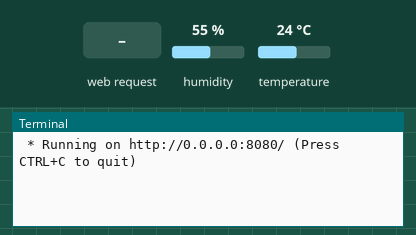
Recording of a program running on a simulated Raspberry Pi (BCM pin numbers). On the bench: the last lines printed to the terminal. Inputs (shaded band) come from the test bench; at power-on: humidity 55 %, temperature 24 °C. The clock reads 2024-03-15 10:24:30 at power-on unless the program sets it.

Above: at 1.2 s.
1.3 s: HTTP request for / received
At 2.3 s:
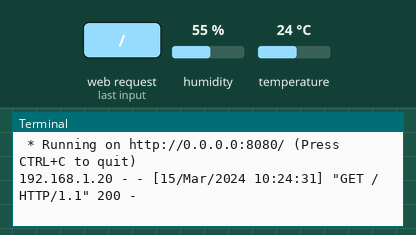
2.8 s: HTTP request for /lab_temp received
At 3.7 s:
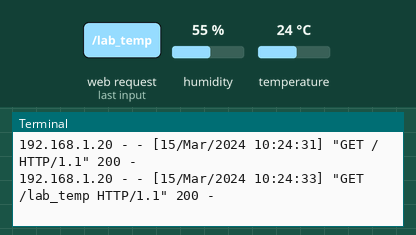

The program:

lab_app_v1.py
```python
'''
FILE NAME
lab_app.py
Version 1

1. WHAT IT DOES
Implements the first version of the project's Flask application.
This version contains a single page that reports current temperature and humidity.

2. REQUIRES
* Any Raspberry Pi

3. ORIGINAL WORK
Raspberry Full Stack 2018, Peter Dalmaris

4. HARDWARE
* Any Raspberry Pi
* DHT11 or 22
* 10KOhm resistor
* Breadboard
* Wires

5. SOFTWARE
Command line terminal
Simple text editor
Libraries:
from flask import Flask, request, render_template

6. WARNING!
None

7. CREATED

8. TYPICAL OUTPUT
A simple web page served by this flask application in the user's browser.
The page contains the current temperature and humidity.

 // 9. COMMENTS
--
 // 10. END
'''

from flask import Flask, request, render_template
import sys
import Adafruit_DHT

app = Flask(__name__)
app.debug = True # Make this False if you are no longer debugging

@app.route("/")
def hello():
    return "Hello World!"

@app.route("/lab_temp")
def lab_temp():
	humidity, temperature = Adafruit_DHT.read_retry(Adafruit_DHT.AM2302, 17)
	if humidity is not None and temperature is not None:
		return render_template("lab_temp.html",temp=temperature,hum=humidity)
	else:
		return render_template("no_sensor.html")


if __name__ == "__main__":
    app.run(host='0.0.0.0', port=8080)
```

Measured:
- after the input at 1.3 s, the terminal: prints a new line at once (image 1)
- after the input at 2.8 s, the terminal: prints a new line after 0.53 s (image 2)
